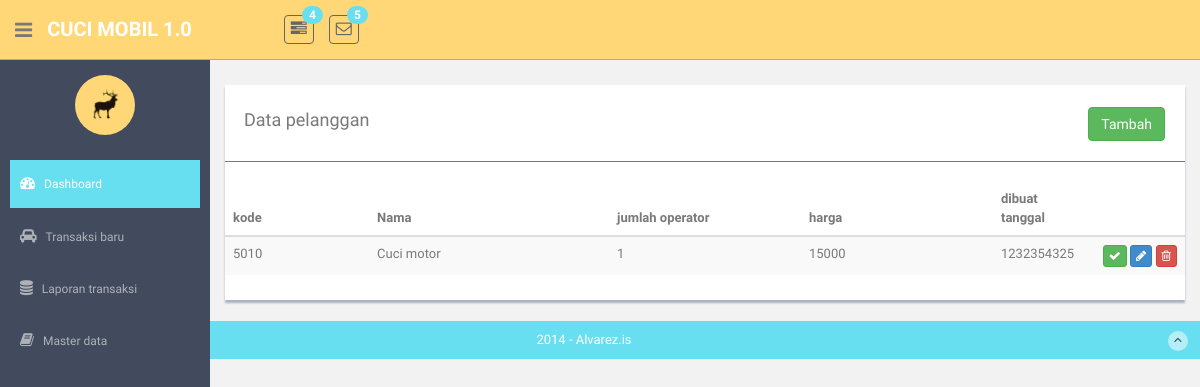
Page /services on the earlier database version.
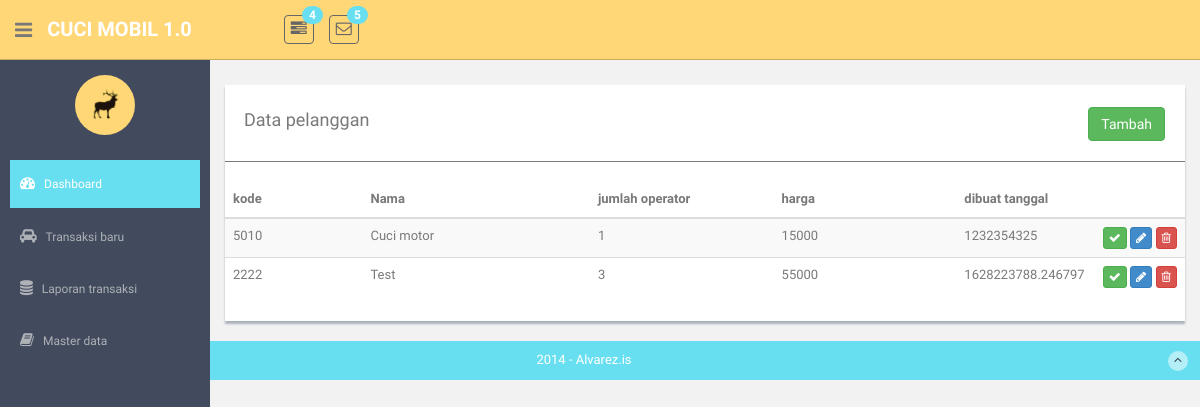
Same page on the later database version.
### model/Services.py (models this page shows)
class Servs(Model):
    id = IntegerField(primary_key=True)
    code = CharField()
    name = CharField()
    price = IntegerField()
    many_operators = IntegerField()
    created_on = CharField()
    class Meta:
        database = db
        db_table = 'services'

### routes_services.py (the view)
@app.route("/services", methods=["GET"])
def services():
    services = ServicesController.list_services()
    return render_template('references/services/services-list.html', services=services)

### controller/ServicesController.py (called while the page is built)
    @staticmethod
    def list_services():
        return Servs.select()

### templates/references/services/services-list.html (shortened to what this page needs)
{% extends "layout.html" %}
{% block content %}
<div class="row mt">
      <div class="col-md-12">
          <div class="content-panel">
              <table class="table table-striped table-advance table-hover">
                <div >
                    <div style="float:left;"><h4>&nbsp; Data pelanggan</h4></div>
                    <div class="pull-right" style="padding-top:7px;padding-right:20px;">
                        <button class="btn btn-success " onclick="javscript:openModal(0)">Tambah</button>
                    </div>
                </div>
                <hr/>
                  <thead>
                  <tr>
                      <th width="15%"> kode</th>
                      <th width="25%"> Nama</th>
                      <th width="20%"> jumlah operator</th>
                      <th width="20%"> harga</th>
                      <th width="10%"> dibuat tanggal</th>
                      <th width="20%"></th>
                  </tr>
                  </thead>
                  <tbody>
                  {% for item in services %}
                  <tr>
                      <td>{{ item.code }} </td>
                      <td>{{ item.name }} </td>
                      <td>{{ item.many_operators }} </td>
                      <td>{{ item.price }} </td>
                      <td>{{ item.created_on }} </td>
                      <td align="right">
                          <button class="btn btn-success btn-xs"><i class="fa fa-check"></i></button>
                          <button class="btn btn-primary btn-xs"  onclick="javscript:openModal({{ item.id }})"><i class="fa fa-pencil"></i></button>
                          <button class="btn btn-danger btn-xs" onclick="javscript:deleteRecord({{ item.id }})"><i class="fa fa-trash-o "></i></button>
                      </td>
                  </tr>
                 {% endfor %}
                  </tbody>
              </table>
          </div>
      </div>
  </div>
{% endblock %}

### templates/layout.html (shortened to what this page needs)
<!DOCTYPE html>
<html lang="en">
  <head>
    <link href="assets/css/bootstrap.css" rel="stylesheet">
    <link href="assets/font-awesome/css/font-awesome.css" rel="stylesheet" />
    <link rel="stylesheet" type="text/css" href="assets/css/zabuto_calendar.css">
    <link rel="stylesheet" type="text/css" href="assets/js/gritter/css/jquery.gritter.css" />
    <link rel="stylesheet" type="text/css" href="assets/lineicons/style.css">
     <link rel="stylesheet" href="//code.jquery.com/ui/1.12.1/themes/base/jquery-ui.css">
    <link href="assets/css/style.css" rel="stylesheet">
    <link href="assets/css/style-responsive.css" rel="stylesheet">
  </head>
  <body>
  <section id="container" >
		{% include  "header.html" %}
      <aside>
		{% include  "nav.html" %}
      </aside>
      <section id="main-content">
          <section class="wrapper">
			  {% block content %}{% endblock %}
          </section>
      </section>
      <footer class="site-footer">
          <div class="text-center">
              2014 - Alvarez.is
              <a href="index.html#" class="go-top">
                  <i class="fa fa-angle-up"></i>
              </a>
          </div>
      </footer>
  </section>
  </body>
</html>

### templates/header.html (shortened to what this page needs)
<header class="header black-bg">
      <div class="sidebar-toggle-box">
          <div class="fa fa-bars tooltips" data-placement="right" data-original-title="Toggle Navigation"></div>
      </div>
    <a href="index.html" class="logo"><b>CUCI MOBIL 1.0</b></a>
    <div class="nav notify-row" id="top_menu">
        <ul class="nav top-menu">
            <li class="dropdown">
                <a data-toggle="dropdown" class="dropdown-toggle" href="index.html#">
                    <i class="fa fa-tasks"></i>
                    <span class="badge bg-theme">4</span>
                </a>
            </li>
            <li id="header_inbox_bar" class="dropdown">
                <a data-toggle="dropdown" class="dropdown-toggle" href="index.html#">
                    <i class="fa fa-envelope-o"></i>
                    <span class="badge bg-theme">5</span>
                </a>
            </li>
        </ul>
    </div>
</header>

### templates/nav.html (shortened to what this page needs)
<div id="sidebar"  class="nav-collapse ">
              <ul class="sidebar-menu" id="nav-accordion">
              	  <p class="centered"><a href="profile.html"><img src="assets/img/ui-sam.jpg" class="img-circle" width="60"></a></p>
                  <li class="mt">
                      <a class="active" href="index.html">
                          <i class="fa fa-dashboard"></i>
                          <span>Dashboard</span>
                      </a>
                  </li>
                  <li class="sub-menu">
                      <a  href="/transactions">
                          <i class="fa fa-car"></i>
                          <span>Transaksi baru</span>
                      </a>
                  </li>
                  <li class="sub-menu">
                      <a href="javascript:;" >
                          <i class="fa fa-database"></i>
                          <span>Laporan transaksi</span>
                      </a>
                  </li>
                  <li class="sub-menu">
                      <a href="javascript:;" >
                          <i class="fa fa-book"></i>
                          <span>Master data</span>
                      </a>
                  </li>
              </ul>
          </div>

Differences in the rows shown:
added Servs: code "2222", name "Test", many_operators "3", price "55000", created_on "1628223788.246797"
